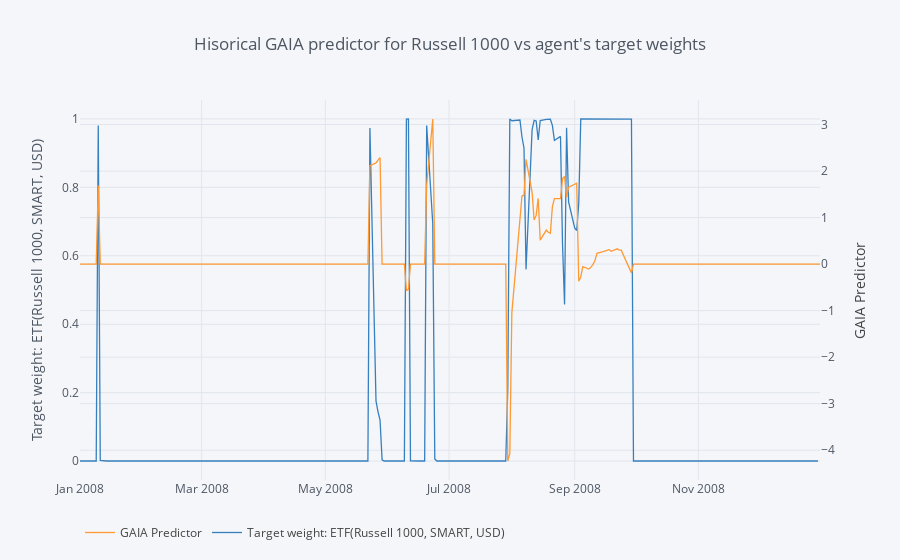
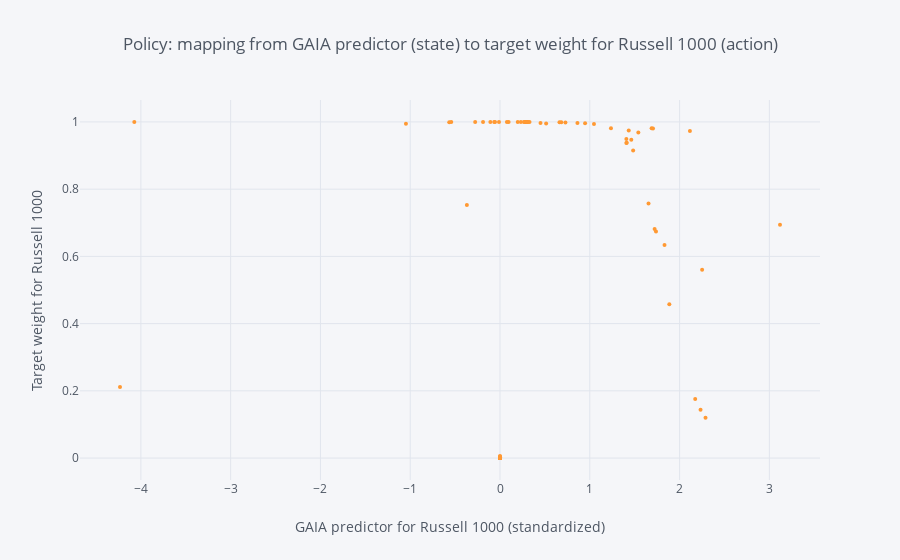
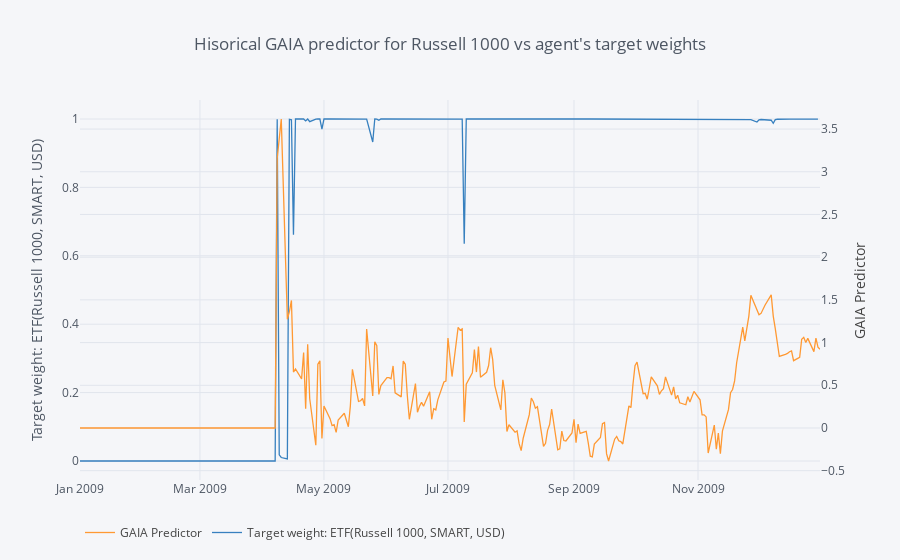
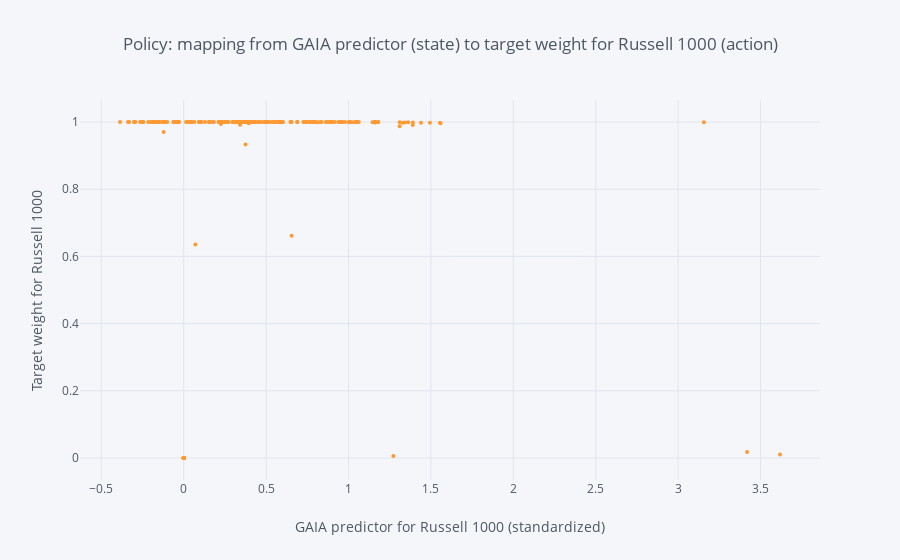

Notebook code cell kept with these figures, in order:
### Code cell
levels = list()
mappings = pd.DataFrame()
mapping_functions = dict()
for year in paths:
    episode = episodes[year]
    agent = agents[year]

    # Load.
    actions = episode.actions_as_frame()
    states = episode.states_as_frame()
    
    # Parse.
    gaia_predictor = states[0].to_frame('GAIA Predictor')
    
#     The following line was here before
#     target_weight_russell_1000 = actions[ETF('Russell 1000')]
    target_weight_russell_1000 = actions[actions.columns[0]]
    target_weight_russell_1000.name = 'Target weight: ' + str(target_weight_russell_1000.name)
    mapping = gaia_predictor.join(target_weight_russell_1000)
    mapping_function = mapping.set_index('GAIA Predictor')

    levels.append(episode.renderer.level.to_frame().pct_change())
    mappings = mappings.append(mapping)
    mapping_functions[year] = mapping_function

    # Visualize.
    mapping.iplot(
        title="Hisorical GAIA predictor for Russell 1000 vs agent's target weights",
        secondary_y='GAIA Predictor',
        yTitle=target_weight_russell_1000.name,
        secondary_y_title='GAIA Predictor',
        legend={'orientation': 'h'},
    )
    mapping_function.iplot(
        title='Policy: mapping from GAIA predictor (state) to target weight for Russell 1000 (action)',
        xTitle='GAIA predictor for Russell 1000 (standardized)',
        yTitle='Target weight for Russell 1000',
        kind='scatter',
        mode='markers',
        size=4,
    )

### Figure 1 — Plotly figure (JSON) as saved in the notebook; plotly's stock layout.template omitted (floating-point values rounded to 4 significant figures; data arrays with more than 128 entries replaced by an {"elided": "..."} marker saying what was removed)
{"data": [{"line": {"color": "rgba(255, 153, 51, 1.0)", "dash": "solid", "shape": "linear", "width": 1.3}, "mode": "lines", "name": "GAIA Predictor", "text": "", "type": "scatter", "uid": "c419f102-8a10-45f7-95ec-6f8025cef602", "x": {"elided": "262 str values"}, "xaxis": "x", "y": {"elided": "262 float values"}, "yaxis": "y2"}, {"line": {"color": "rgba(55, 128, 191, 1.0)", "dash": "solid", "shape": "linear", "width": 1.3}, "mode": "lines", "name": "Target weight: ETF(Russell 1000, SMART, USD)", "text": "", "type": "scatter", "uid": "93caf6a3-88e6-4d33-a81c-3c464947031d", "x": {"elided": "262 str values"}, "y": {"elided": "262 mixed values"}}], "layout": {"legend": {"orientation": "h"}, "paper_bgcolor": "#F5F6F9", "plot_bgcolor": "#F5F6F9", "showlegend": true, "title": {"font": {"color": "#4D5663"}, "text": "Hisorical GAIA predictor for Russell 1000 vs agent's target weights"}, "xaxis": {"gridcolor": "#E1E5ED", "showgrid": true, "tickfont": {"color": "#4D5663"}, "title": {"font": {"color": "#4D5663"}, "text": ""}, "zerolinecolor": "#E1E5ED"}, "yaxis": {"gridcolor": "#E1E5ED", "showgrid": true, "tickfont": {"color": "#4D5663"}, "title": {"font": {"color": "#4D5663"}, "text": "Target weight: ETF(Russell 1000, SMART, USD)"}, "zerolinecolor": "#E1E5ED"}, "yaxis2": {"anchor": "x", "gridcolor": "#E1E5ED", "overlaying": "y", "showgrid": true, "side": "right", "tickfont": {"color": "#4D5663"}, "title": {"text": "GAIA Predictor"}, "zerolinecolor": "#E1E5ED"}}}

### Figure 2 — Plotly figure (JSON) as saved in the notebook; plotly's stock layout.template omitted (floating-point values rounded to 4 significant figures; data arrays with more than 128 entries replaced by an {"elided": "..."} marker saying what was removed)
{"data": [{"line": {"color": "rgba(255, 153, 51, 1.0)", "dash": "solid", "shape": "linear", "width": 1.3}, "marker": {"size": 4, "symbol": "circle"}, "mode": "markers", "name": "Target weight: ETF(Russell 1000, SMART, USD)", "text": "", "type": "scatter", "uid": "c3a36f93-6eeb-4231-913d-c80227cadc81", "x": {"elided": "262 float values"}, "y": {"elided": "262 mixed values"}}], "layout": {"legend": {"bgcolor": "#F5F6F9", "font": {"color": "#4D5663"}}, "paper_bgcolor": "#F5F6F9", "plot_bgcolor": "#F5F6F9", "title": {"font": {"color": "#4D5663"}, "text": "Policy: mapping from GAIA predictor (state) to target weight for Russell 1000 (action)"}, "xaxis": {"gridcolor": "#E1E5ED", "showgrid": true, "tickfont": {"color": "#4D5663"}, "title": {"font": {"color": "#4D5663"}, "text": "GAIA predictor for Russell 1000 (standardized)"}, "zerolinecolor": "#E1E5ED"}, "yaxis": {"gridcolor": "#E1E5ED", "showgrid": true, "tickfont": {"color": "#4D5663"}, "title": {"font": {"color": "#4D5663"}, "text": "Target weight for Russell 1000"}, "zerolinecolor": "#E1E5ED"}}}

### Figure 3 — Plotly figure (JSON) as saved in the notebook; plotly's stock layout.template omitted (floating-point values rounded to 4 significant figures; data arrays with more than 128 entries replaced by an {"elided": "..."} marker saying what was removed)
{"data": [{"line": {"color": "rgba(255, 153, 51, 1.0)", "dash": "solid", "shape": "linear", "width": 1.3}, "mode": "lines", "name": "GAIA Predictor", "text": "", "type": "scatter", "uid": "0220d57e-cbc8-4852-978a-21dd5e2f6b3f", "x": {"elided": "261 str values"}, "xaxis": "x", "y": {"elided": "261 float values"}, "yaxis": "y2"}, {"line": {"color": "rgba(55, 128, 191, 1.0)", "dash": "solid", "shape": "linear", "width": 1.3}, "mode": "lines", "name": "Target weight: ETF(Russell 1000, SMART, USD)", "text": "", "type": "scatter", "uid": "75363ff3-a554-4b1e-910d-20cb42c1f656", "x": {"elided": "261 str values"}, "y": {"elided": "261 mixed values"}}], "layout": {"legend": {"orientation": "h"}, "paper_bgcolor": "#F5F6F9", "plot_bgcolor": "#F5F6F9", "showlegend": true, "title": {"font": {"color": "#4D5663"}, "text": "Hisorical GAIA predictor for Russell 1000 vs agent's target weights"}, "xaxis": {"gridcolor": "#E1E5ED", "showgrid": true, "tickfont": {"color": "#4D5663"}, "title": {"font": {"color": "#4D5663"}, "text": ""}, "zerolinecolor": "#E1E5ED"}, "yaxis": {"gridcolor": "#E1E5ED", "showgrid": true, "tickfont": {"color": "#4D5663"}, "title": {"font": {"color": "#4D5663"}, "text": "Target weight: ETF(Russell 1000, SMART, USD)"}, "zerolinecolor": "#E1E5ED"}, "yaxis2": {"anchor": "x", "gridcolor": "#E1E5ED", "overlaying": "y", "showgrid": true, "side": "right", "tickfont": {"color": "#4D5663"}, "title": {"text": "GAIA Predictor"}, "zerolinecolor": "#E1E5ED"}}}

### Figure 4 — Plotly figure (JSON) as saved in the notebook; plotly's stock layout.template omitted (floating-point values rounded to 4 significant figures; data arrays with more than 128 entries replaced by an {"elided": "..."} marker saying what was removed)
{"data": [{"line": {"color": "rgba(255, 153, 51, 1.0)", "dash": "solid", "shape": "linear", "width": 1.3}, "marker": {"size": 4, "symbol": "circle"}, "mode": "markers", "name": "Target weight: ETF(Russell 1000, SMART, USD)", "text": "", "type": "scatter", "uid": "0c0e85fb-bbcb-4a0b-826f-9e2389396b24", "x": {"elided": "261 float values"}, "y": {"elided": "261 mixed values"}}], "layout": {"legend": {"bgcolor": "#F5F6F9", "font": {"color": "#4D5663"}}, "paper_bgcolor": "#F5F6F9", "plot_bgcolor": "#F5F6F9", "title": {"font": {"color": "#4D5663"}, "text": "Policy: mapping from GAIA predictor (state) to target weight for Russell 1000 (action)"}, "xaxis": {"gridcolor": "#E1E5ED", "showgrid": true, "tickfont": {"color": "#4D5663"}, "title": {"font": {"color": "#4D5663"}, "text": "GAIA predictor for Russell 1000 (standardized)"}, "zerolinecolor": "#E1E5ED"}, "yaxis": {"gridcolor": "#E1E5ED", "showgrid": true, "tickfont": {"color": "#4D5663"}, "title": {"font": {"color": "#4D5663"}, "text": "Target weight for Russell 1000"}, "zerolinecolor": "#E1E5ED"}}}
